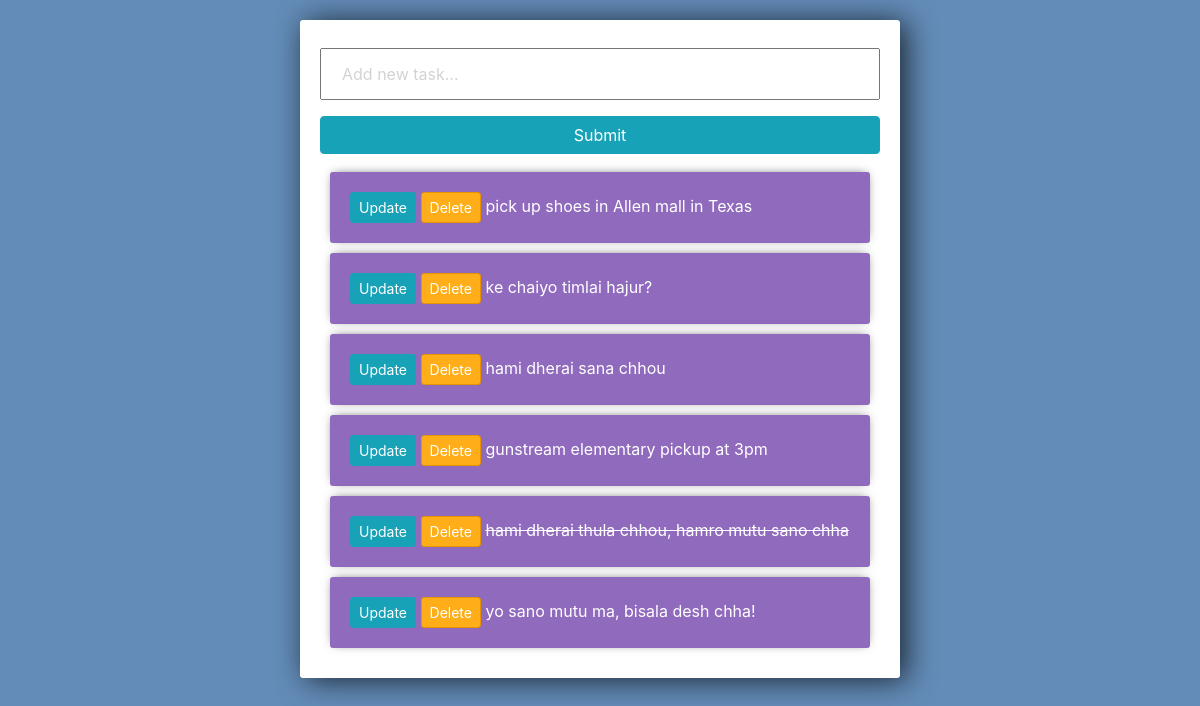
The page / on the database its author committed.
### tasks/models.py (models this page shows)
class Task(models.Model):
  title = models.CharField(max_length=200)
  complete = models.BooleanField(default=False)
  created = models.DateTimeField(auto_now_add=True)
  def __str__(self):
    return self.title

### tasks/views.py (the view)
# urls.py: path('', views.index, name="list"),
def index(request):
	tasks = Task.objects.all()
	form = TaskForm()
	if request.method =='POST':
		form = TaskForm(request.POST)
		if form.is_valid():
			form.save()
		return redirect('/')
	context = {'tasks':tasks, 'form':form}
	return render(request, 'tasks/list.html', context)

### tasks/forms.py
class TaskForm(forms.ModelForm):
	title= forms.CharField(widget= forms.TextInput(attrs={'placeholder':'Add new task...'}))
	class Meta:
		model = Task
		fields = '__all__'

### tasks/templates/tasks/list.html (shortened to what this page needs)
{% extends "base.html" %}
{% block content %}
<div class="center-column">
	<form method="POST" action="/">
		{{form.title}}
		<input class="btn btn-info" type="submit" name="Create Task">
	</form>
	<div class="todo-list">
	{% for task in tasks %}
		<div class="item-row">
			<a class="btn btn-sm btn-info" href="{% url 'update_task' task.id %}">Update</a>
			<a class="btn btn-sm btn-danger" href="{% url 'delete' task.id %}">Delete</a>
			{% if task.complete == True %}
			<strike>{{task}}</strike>
			{% else %}
			<span>{{task}}</span>
			{% endif %}
		</div>
	{% endfor %}
	</div>
</div>
{% endblock content %}

### tasks/templates/base.html (shortened to what this page needs)
<!DOCTYPE html>
<html>
    <head>
<link rel="stylesheet" href="https://stackpath.bootstrapcdn.com/bootstrap/4.3.1/css/bootstrap.min.css">
    </head>
    <body>
    {% block content %}{% endblock content %}
    </body>
</html>

### tasks/templates/base.html (style rules this page uses)
body { background-color: #638CB8; }
input { width: 100%; padding: 12px 20px; margin: 8px 0; box-sizing: border-box; }
input::placeholder { color: #d3d3d3; }
.center-column { width:600px; margin: 20px auto; padding:20px; background-color: #fff; border-radius: 3px; box-shadow: 6px 2px 30px 0px rgba(0,0,0,0.75); }
.item-row { background-color: #906abd; margin: 10px; padding: 20px; border-radius: 3px; color: #fff; font-size: 16px; box-shadow: 0px -1px 10px -4px rgba(0,0,0,0.75); }
.btn-danger { background-color: #ffae19; border-color: #e59400; }

### rows shown on the page
Task: title "pick up shoes in Allen mall in Texas"
Task: title "ke chaiyo timlai hajur?"
Task: title "hami dherai sana chhou"
Task: title "gunstream elementary pickup at 3pm"
Task: title "hami dherai thula chhou, hamro mutu sano chha"
Task: title "yo sano mutu ma, bisala desh chha!"
